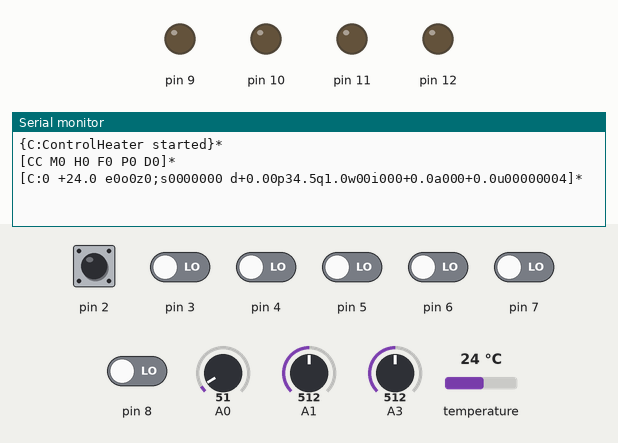
A sketch run on a simulated Arduino Uno, built with avr-gcc and run on an emulated ATmega328P. Parts: output pins drawn as LEDs (lit = HIGH), the last lines printed to the serial monitor. The inputs (shaded band) are chosen by the test bench; at power-on: pin 2 HIGH, pin 3–8 LOW, A0 = 51, A1 = 512, A3 = 512, temperature 24 °C. Random numbers use the default seed unless the sketch sets one; EEPROM starts erased.

Above: at 5.2 s.
5.3 s: pin 2 pulsed LOW 2 times (0.12 s each, 0.3 s apart)
At 6.7 s:
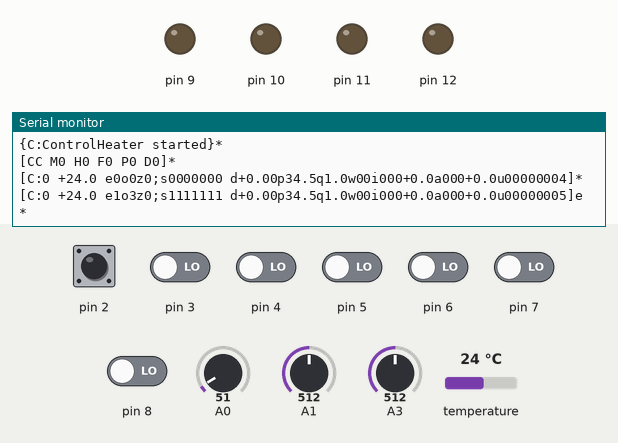
7.4 s: pin 2 driven LOW and pin 3 driven HIGH and pin 4 driven HIGH and pin 5 driven HIGH and pin 6 driven HIGH
At 8.6 s:
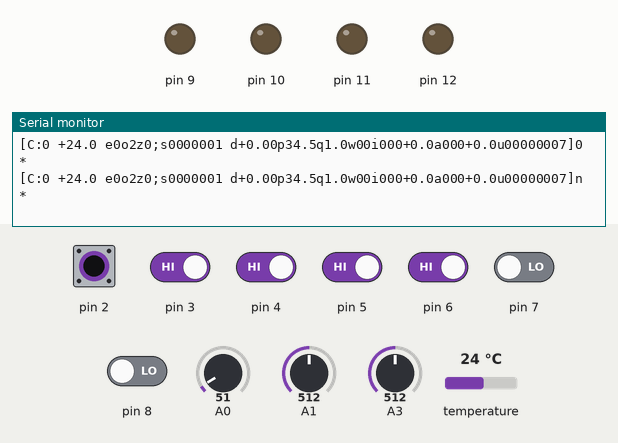

The sketch:

ControlHeater.ino
```cpp
#include <OneWire.h>

// see c_main.cpp
```

FixNum.h
```cpp
#ifndef FIXNUM_H_
#define FIXNUM_H_

#include "fmt_util.h"
#include "FixNumUtil.h"

// Public API for FixNum library

template<typename T, byte prec> class FixNum {
private:
  T _mantissa;
public:
  static FixNum<T, prec> invalid();

  enum Fmt {
    NONE        = 0,
    SIGN        = FMT_SIGN,            // print sign at the first position
    SPACE       = FMT_SPACE,           // fill with spaces (with zeroes by default)
    LEFT_SPACE  = FMT_LEFT | FMT_SPACE // left-align the result and fill with spaces
  };

  FixNum();
  FixNum(T mantissa);

  T mantissa();
  operator T ();
  boolean valid();
  byte format(char* pos, byte size, Fmt fmt = NONE);
  size_t printTo(Print& p);
  template<typename T2, byte prec2> operator FixNum<T2, prec2>();
  // Comparisons
  template<typename T2, byte prec2> boolean operator ==(FixNum<T2, prec2> other);
  template<typename T2, byte prec2> boolean operator !=(FixNum<T2, prec2> other);
  template<typename T2, byte prec2> boolean operator < (FixNum<T2, prec2> other);
  template<typename T2, byte prec2> boolean operator <=(FixNum<T2, prec2> other);
  template<typename T2, byte prec2> boolean operator > (FixNum<T2, prec2> other);
  template<typename T2, byte prec2> boolean operator >=(FixNum<T2, prec2> other);
};

// overload print method for FixNums
template<typename T, byte prec> inline void print(FixNum<T, prec> val) {
  val.printTo(Serial);
}

template<typename T> class FixNumParser {
  private:
    enum State {
      START,
      INT_PART,
      FRAC_PART
    };

    boolean _neg;
    boolean _ok;
    T _mantissa;
    byte _prec;
    State _state;
  public:
    enum Result {
      BAD,
      NUM,
      DONE
    };
    static const byte MAX_PREC = 6;

    void reset();
    Result parse(char ch);
    template<typename T2, byte prec2> operator FixNum<T2, prec2>();
};

// ----------- class FixNum implementation -----------

template<typename T, byte prec> inline FixNum<T, prec> FixNum<T, prec>::invalid() {
  return FixNum<T, prec>(FixNumUtil::Limits<T>::maxValue);
}

template<typename T, byte prec> inline FixNum<T, prec>::FixNum() : _mantissa(FixNumUtil::Limits<T>::maxValue) {}

template<typename T, byte prec> inline FixNum<T, prec>::FixNum(T mantissa) : _mantissa(mantissa) {}

template<typename T, byte prec> inline T FixNum<T, prec>::mantissa() {
  return _mantissa;
}

template<typename T, byte prec> inline FixNum<T, prec>::operator T() {
  return _mantissa;
}

template<typename T, byte prec> boolean FixNum<T, prec>::valid() {
  return _mantissa < FixNumUtil::Limits<T>::maxValue && _mantissa > FixNumUtil::Limits<T>::minValue;
}

template<typename T, byte prec> inline byte FixNum<T, prec>::format(char* pos, byte size, Fmt fmt) {
  return formatDecimal(_mantissa, pos, size, fmt | prec);
}

template<typename T, byte prec> size_t FixNum<T, prec>::printTo(Print& p) {
  char buf[FixNumUtil::Limits<T>::bufSize];
  byte size = format(buf, sizeof(buf) - 1, LEFT_SPACE);
  buf[size] = 0;
  return p.print(buf);
}

template<typename T, byte prec> template<typename T2, byte prec2> inline FixNum<T, prec>::operator FixNum<T2, prec2>() {
  return FixNum<T2, prec2>(FixNumUtil::convert<T, T2>(_mantissa, prec, prec2));
}

template<typename T, byte prec> template<typename T2, byte prec2> boolean FixNum<T, prec>::operator ==(FixNum<T2, prec2> other) {
  if (!valid() || !other.valid())
    return false;
  typedef typename FixNumUtil::Common<T, T2>::type T0;
  byte p0 = max(prec, prec2);
  T0 x1 = FixNumUtil::scale((T0)_mantissa, prec, p0);
  T0 x2 = FixNumUtil::scale((T0)other.mantissa(), prec2, p0);
  return x1 == x2;
}

template<typename T, byte prec> template<typename T2, byte prec2> boolean FixNum<T, prec>::operator !=(FixNum<T2, prec2> other) {
  if (!valid() || !other.valid())
    return false;
  typedef typename FixNumUtil::Common<T, T2>::type T0;
  byte p0 = max(prec, prec2);
  T0 x1 = FixNumUtil::scale((T0)_mantissa, prec, p0);
  T0 x2 = FixNumUtil::scale((T0)other.mantissa(), prec2, p0);
  return x1 != x2;
}

template<typename T, byte prec> template<typename T2, byte prec2> boolean FixNum<T, prec>::operator < (FixNum<T2, prec2> other) {
  if (!valid() || !other.valid())
    return false;
  typedef typename FixNumUtil::Common<T, T2>::type T0;
  byte p0 = max(prec, prec2);
  T0 x1 = FixNumUtil::scale((T0)_mantissa, prec, p0);
  T0 x2 = FixNumUtil::scale((T0)other.mantissa(), prec2, p0);
  return x1 < x2;
}

template<typename T, byte prec> template<typename T2, byte prec2> boolean FixNum<T, prec>::operator <=(FixNum<T2, prec2> other) {
  if (!valid() || !other.valid())
    return false;
  typedef typename FixNumUtil::Common<T, T2>::type T0;
  byte p0 = max(prec, prec2);
  T0 x1 = FixNumUtil::scale((T0)_mantissa, prec, p0);
  T0 x2 = FixNumUtil::scale((T0)other.mantissa(), prec2, p0);
  return x1 <= x2;
}

template<typename T, byte prec> template<typename T2, byte prec2> boolean FixNum<T, prec>::operator > (FixNum<T2, prec2> other) {
  if (!valid() || !other.valid())
    return false;
  typedef typename FixNumUtil::Common<T, T2>::type T0;
  byte p0 = max(prec, prec2);
  T0 x1 = FixNumUtil::scale((T0)_mantissa, prec, p0);
  T0 x2 = FixNumUtil::scale((T0)other.mantissa(), prec2, p0);
  return x1 > x2;
}

template<typename T, byte prec> template<typename T2, byte prec2> boolean FixNum<T, prec>::operator >=(FixNum<T2, prec2> other) {
  if (!valid() || !other.valid())
    return false;
  typedef typename FixNumUtil::Common<T, T2>::type T0;
  byte p0 = max(prec, prec2);
  T0 x1 = FixNumUtil::scale((T0)_mantissa, prec, p0);
  T0 x2 = FixNumUtil::scale((T0)other.mantissa(), prec2, p0);
  return x1 >= x2;
}

// ----------- class FixNumParser implementation -----------

template<typename T> inline void FixNumParser<T>::reset() {
  _state = START;
}

template<typename T> typename FixNumParser<T>::Result FixNumParser<T>::parse(char ch) {
  switch (_state) {
    case START:
      if (ch == '+' || ch == '-' || ch == '.' || (ch >= '0' && ch <= '9')) {
        _neg = ch == '-';
        _ok = (ch >= '0' && ch <= '9');
        _mantissa = (ch >= '0' && ch <= '9') ? ch - '0' : 0;
        _prec = 0;
        _state = (ch == '.') ? FRAC_PART : INT_PART;
        return NUM;
      } else
        return BAD;
    case INT_PART:
      if (ch == '.' ) {
          _state = FRAC_PART;
          return NUM;
      }
      // falls through!!!
    case FRAC_PART:
      if (ch >= '0' && ch <= '9') {
        if (_state == FRAC_PART) {
          if (_prec >= MAX_PREC)
            break; // skip the rest
          _prec++;
        }
        _ok = true;
        byte digit = ch - '0';
        if (_mantissa > (FixNumUtil::Limits<T>::maxValue - 9) / 10)
          _mantissa = FixNumUtil::Limits<T>::maxValue;
        else
          _mantissa = _mantissa * 10 + digit;
        return NUM;
      }
      // fall through to the end of method
  }
  // number is over
  _state = START;
  return _ok ? DONE : BAD;
}

template<typename T> template<typename T2, byte prec2> inline FixNumParser<T>::operator FixNum<T2, prec2>() {
  T x = _neg ? -_mantissa : _mantissa;
  return FixNum<T2, prec2>(FixNumUtil::convert<T, T2>(x, _prec, prec2));
}

#endif
```

FixNumUtil.h
```cpp
#ifndef FIXNUMUTIL_H_
#define FIXNUMUTIL_H_

#include <limits.h>

// Internal utility methods and classes for FixNum library

namespace FixNumUtil {
  // ----------- Define limits for byte, int, and long types -----------

  template<typename T> class Limits {};

  template<> class Limits<byte> {
  public:
    static const byte minValue = 0;
    static const byte maxValue = 255;
    static const byte bufSize = 6;
  };

  template<> class Limits<int> {
  public:
    static const int minValue = -INT_MAX;
    static const int maxValue = INT_MAX;
    static const byte bufSize = 8;
  };

  template<> class Limits<long> {
  public:
    static const long minValue = -LONG_MAX;
    static const long maxValue = LONG_MAX;
    static const byte bufSize = 13;
  };

  // ----------- Define largest type between a pair -----------

  template<typename T1, typename T2> class Common {};

  template<> class Common<byte, byte> {
  public:
    typedef byte type;
  };

  template<> class Common<byte, int> {
  public:
    typedef int type;
  };

  template<> class Common<int, byte> {
  public:
    typedef int type;
  };

  template<> class Common<int, int> {
  public:
    typedef int type;
  };

  template<> class Common<byte, long> {
  public:
    typedef long type;
  };

  template<> class Common<long, byte> {
  public:
    typedef long type;
  };

  template<> class Common<int, long> {
  public:
    typedef long type;
  };

  template<> class Common<long, int> {
  public:
    typedef long type;
  };

  template<> class Common<long, long> {
  public:
    typedef long type;
  };

  // ----------- Narrow one type into the other -----------

  template<typename T1, typename T2> inline T2 narrow(T1 x) {
    T2 x2 = (T2)x;
    if (x2 != x) // does not fit
      return x < 0 ? Limits<T2>::minValue : Limits<T2>::maxValue;
    return x2; // narrow Ok
  }

  // ----------- Change decimal precision -----------

  template<typename T> T scale(T x, byte prec1, byte prec2) {
    if (prec2 >= prec1) {
      for (byte i = prec1; i < prec2; i++) {
        if (x > Limits<T>::maxValue / 10)
          return Limits<T>::maxValue;
        if (x < Limits<T>::minValue / 10)
          return Limits<T>::minValue;
        x *= 10;
      }
      return x;
    } else {
      if (x >= Limits<T>::maxValue || x <= Limits<T>::minValue)
        return x;
      // prec2 < prec1
      for (byte i = prec2; i < prec1; i++) {
        T mod = x % 10;
        x = x / 10;
        if (mod >= 5)
          x++;
        else if (mod <= -5)
          x--;
      }
      return x;
    }
  }

  // ----------- Change decimal precision and type -----------

  template<typename T1, typename T2> T2 convert(T1 x, byte prec1, byte prec2) {
    typedef typename Common<T1,T2>::type T0;
    T0 x0 = scale((T0)x, prec1, prec2);
    return narrow<T0,T2>(x0);
  }
}

#endif
```

Force.cpp
```cpp
#include "Force.h"
#include "Config.h"
#include "Timeout.h"
#include "TempZones.h"
#include "state_hal.h"

Force force;

byte Force::getForcedZoneImpl() {
  State::Mode mode = getMode();
  boolean activeMode;
  switch (mode) {
  case State::MODE_WORKING:
  case State::MODE_TIMER:
    activeMode = true;
    break;
  case State::MODE_OFF:
    activeMode = false;
    break;
  default:
    return false; // unsupported mode
  }
  for (byte i = 0; i < TempZones::N_ZONES; i++) {
    Config::temp_t configTemp = activeMode ? config.zone[i].tempA.read() : config.zone[i].tempB.read();
    if (tempZones.temp[i].get() < configTemp)
      return i;
  }
  return TempZones::N_ZONES;
}

boolean Force::isTempBelowForceThreshold() {
  return getForcedZoneImpl() < TempZones::N_ZONES;
}

byte Force::getForcedZone() {
  byte z = getForcedZoneImpl();
  return z < TempZones::N_ZONES ? z : 0;
}

boolean Force::isTempBelowPeriodicThreshold() {
  for (byte i = 0; i < TempZones::N_ZONES; i++)
    if (tempZones.temp[i].get() < config.zone[i].tempP.read())
      return true;
  return false;
}

Force::AutoReason Force::checkAuto() {
  if (_wasActive)
    return AUTO_NONE; // already was active -- nothing to do
  if (isTempBelowForceThreshold())
    return AUTO_TEMP_LOW; // force on because temp is too low
  // check for periodic forcing
  byte period = config.period.read();
  byte duration = config.duration.read();
  if (period == 0 || duration == 0)
    return AUTO_NONE; // periodic forcing is not configured
  if (!isTempBelowPeriodicThreshold())
    return AUTO_NONE; // don't do periodic forcing as temp is not low enough
  // when inactive for period -- force on
  if (millis() - _lastActiveChangeTime >= period * Timeout::MINUTE)
      return AUTO_PERIODIC; // checkDuration method will turn it off when duration passes
  return AUTO_NONE;
}

boolean Force::checkDuration() {
  if (_wasActive) {
    if (_wasForcedOff)
      return false; // force was already canceled by some event (like mode change) during this active cycle
    // keed forced on util it is active for specifed duration
    boolean keepForced = millis() - _lastActiveChangeTime < config.duration.read() * Timeout::MINUTE;
    // also track changes in operation mode & saved mode and cancel force if any of them changes
    if (keepForced) {
      if (!_wasForced) {
        _wasForcedMode = getMode();
        _wasForcedSavedForce = config.force.read();
      } else if (_wasForcedMode != getMode() || _wasForcedSavedForce != config.force.read()) {
        // something has changed -- cancel force
        keepForced = false;
        _wasForcedOff = true;
      }
    }
    _wasForced = keepForced;
    return !keepForced;
  } else {
    // cleanup state when inactive
    _wasForced = false;
    _wasForcedOff = false;
  }
}

boolean Force::check() {
  boolean isActive = getActiveBits() != 0;
  if (isActive != _wasActive) {
    _lastActiveChangeTime = millis();
    _wasActive = isActive;
  }
  AutoReason ar;
  switch (config.force.read()) {
  case Force::ON:
    setForceOn(true);
    return false;
  case Force::AUTO:
    ar = checkAuto();
    if (ar != AUTO_NONE)
      setForceOn(true); // turn on when needed
    else if (checkDuration())
      setForceOn(false); // will turn force off after timeout or mode change
    return ar == AUTO_TEMP_LOW;
  default:
    // no force -- turn it off;
    setForceOn(false);
    return false;
  }
}
```

Force.h
```cpp
/**
 * Main logic that forces heater to work under specific conditions.
 */

#ifndef FORCE_H_
#define FORCE_H_

#include <Arduino.h>
#include "state_hal.h"

class Force {
public:
  enum Mode {
    OFF   = 0,
    ON    = 1,
    AUTO  = 2,
  };

  /** Returns true when focing heater ON because temp is too low */
  boolean check();

  byte getForcedZone();

private:
  enum AutoReason {
    AUTO_NONE,
    AUTO_TEMP_LOW,
    AUTO_PERIODIC
  };

  boolean       _wasActive;
  unsigned long _lastActiveChangeTime;
  boolean       _wasForced;
  boolean       _wasForcedOff;
  State::Mode   _wasForcedMode;
  Force::Mode   _wasForcedSavedForce;

  byte getForcedZoneImpl();
  boolean isTempBelowForceThreshold();
  boolean isTempBelowPeriodicThreshold();
  AutoReason checkAuto();
  boolean checkDuration();
};

extern Force force;

#endif
```

TempZones.cpp
```cpp
#include "TempZones.h"

TempZones tempZones;

TempZones::TempZones() {
  // just a default constructor with invalid temp values
}
```

TempZones.h
```cpp
#ifndef TEMP_ZONES_H_
#define TEMP_ZONES_H_

#include <Arduino.h>
#include "FixNum.h"
#include "TimedValue.h"

class TempZones {
  public:
    static const int  N_ZONES = 10;
    static const long TIMEOUT = 5 * Timeout::MINUTE;

    typedef FixNum<int, 1> temp_t;

    TimedValue<temp_t, TIMEOUT> temp[N_ZONES];

    TempZones();
};

extern TempZones tempZones;

#endif /* TEMP_ZONES_H_ */
```

TimedValue.h
```cpp
#ifndef TIMED_VALUE_H_
#define TIMED_VALUE_H_

#include "Timeout.h"

/**
 * This class is designed to work with FixNum class as its T or other class
 * that defines "invalid" and "valid" method and comparisons.
 */
template<typename T, unsigned long interval> class TimedValue {
  private:
    T       _value[2];
    byte    _index;
    Timeout _timeout;
    TimedValue(const TimedValue<T, interval>& other); // no copy constructor

    void updateTimeout(T value);

  public:
    TimedValue();

    /** Sets actual value, will be returned by get(). */
    void setValue(T value);

    /** Sets received value, get() will return the max of last two received. */
    void setReceived(T value);

    /** Returns max of the last two received values. */
    T get();
};

template<typename T, unsigned long interval> TimedValue<T, interval>::TimedValue() {}

template<typename T, unsigned long interval> void TimedValue<T, interval>::updateTimeout(T value) {
  if (value.valid()) {
    _timeout.reset(interval);
  } else {
    _timeout.disable();
  }
}

template<typename T, unsigned long interval> void TimedValue<T, interval>::setValue(T value) {
  updateTimeout(value);
  _value[0] = value;
  _value[1] = value;
}

template<typename T, unsigned long interval> void TimedValue<T, interval>::setReceived(T value) {
  updateTimeout(value);
  _value[_index] = value;
  _index = 1 - _index;
}

template<typename T, unsigned long interval> T TimedValue<T, interval>::get() {
  if (_timeout.check()) {
    _value[0] = T::invalid();
    _value[1] = T::invalid();
  }
  T result = _value[0];
  if (!(_value[1] < result)) // true when _value[1] is invalid
    result = _value[1];
  return result;
}

#endif /* TIMED_VALUE_H_ */
```

Timeout.cpp
```cpp
#include "Timeout.h"

boolean Timeout::check() {
  if (!enabled())
    return false;
  if ((long)(millis() - _time) >= 0) {
    disable();
    return true;
  }
  return false;
}

void Timeout::reset(unsigned long interval) {
  _time = millis() + interval;
  if (_time == 0) // just in case
    _time = 1;
}
```

Timeout.h
```cpp
#ifndef TIMEOUT_H_
#define TIMEOUT_H_

#include <Arduino.h>

/**
 * Simple timeout class that "fires" once by returning true from its "check" method when
 * previously spcified time interval passes. Auto-repeat is not supported. Call "reset".
 */
class Timeout {
  private:
    unsigned long _time;
  public:
    static const unsigned long SECOND = 1000UL;
    static const unsigned long MINUTE = 60 * SECOND;
    static const unsigned long HOUR = 60 * MINUTE;
    static const unsigned long DAY = 24 * HOUR;

    Timeout();
    Timeout(unsigned long interval);
    boolean check();
    boolean enabled();
    void disable();
    void reset(unsigned long interval);
};

inline Timeout::Timeout() {}

inline Timeout::Timeout(unsigned long interval) {
  reset(interval);
}

inline boolean Timeout::enabled() {
  return _time != 0;
}

inline void Timeout::disable() {
  _time = 0;
}

#endif
```

blink_led.cpp
```cpp
#include <Arduino.h>
#include "blink_led.h"

const int BLINK_LED_PIN = LED_BUILTIN;

unsigned long blinkSwitchTime;
boolean blinkLedState = false;

void blinkLed(unsigned int time) {
  unsigned long now = millis();
  if (now - blinkSwitchTime > time) {
    blinkLedState = !blinkLedState;
    blinkSwitchTime = now;
    digitalWrite(BLINK_LED_PIN, blinkLedState);
  }
}
```

blink_led.h
```cpp
#ifndef LED_H_
#define LED_H_

void blinkLed(unsigned int time);

#endif /* LED_H_ */
```

dump.h
```cpp
#ifndef DUMP_H_
#define DUMP_H_

void makeConfigDump();
void makeZonesDump();

#endif /* DUMP_H_ */
```

Source omitted: c_main.cpp (12134 bytes), ds18b20.cpp (1958 bytes), ds18b20.h (702 bytes), dump.cpp (1448 bytes), fmt_util.cpp (1638 bytes), fmt_util.h (540 bytes), parse.cpp (5861 bytes), parse.h (395 bytes), xprint.cpp (711 bytes), xprint.h (751 bytes), Config.cpp (44 bytes), Config.h (1480 bytes) and 6 more

Measured:
- after the input at 5.3 s, the serial monitor: prints a new line after 0.30 s (image 1)
- after the input at 7.4 s, the serial monitor: prints a new line at once (image 2)
